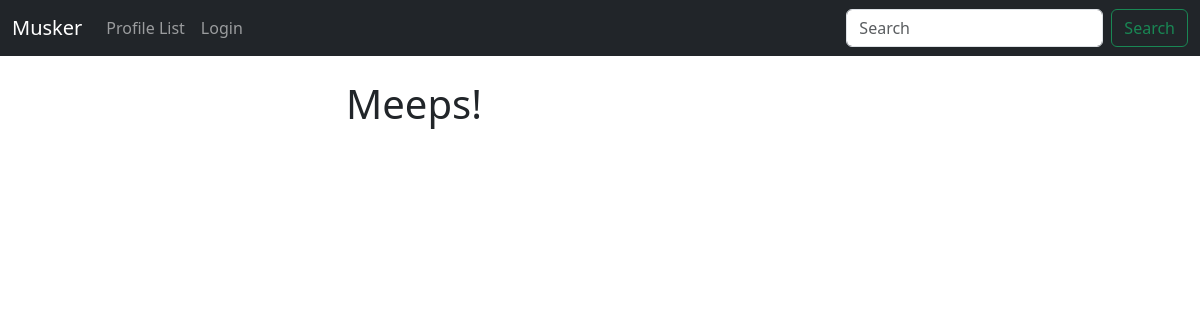
/, run on an earlier commit of the app's database.
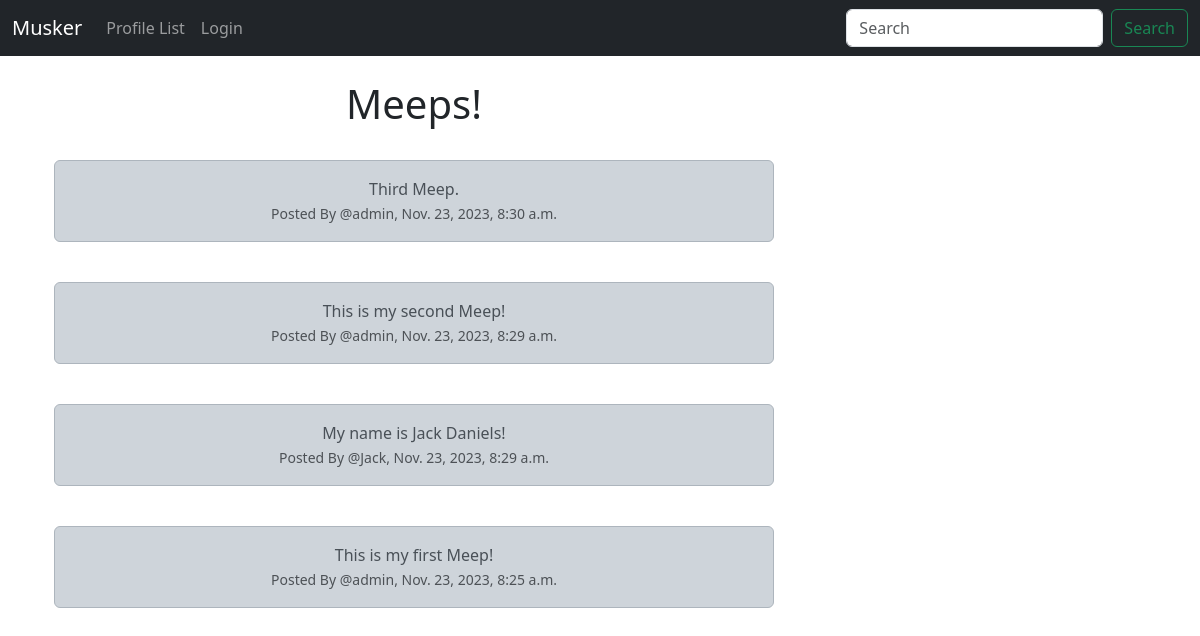
And on a later commit of the database.
### musker/models.py (models this page shows, shortened)
class Meep(models.Model):
    user = models.ForeignKey(User, related_name='meeps', on_delete=models.DO_NOTHING)
    body = models.CharField(max_length=200)
    created_at = models.DateTimeField(auto_now_add=True)

### musker/views.py (the view)
# urls.py: path('', views.home, name='home'),
def home(request):
    if request.user.is_authenticated:
        form = MeepForm(request.POST or None)
        if request.method == 'POST':
            if form.is_valid():
                meep = form.save(commit=False)
                meep.user = request.user
                meep.save()
                messages.success(request, 'Your Meep Has Been Posted!')
                return redirect('home')
        meeps = Meep.objects.all().order_by('-created_at')
        return render(request, 'home.html', {'meeps': meeps, 'form': form})
    else:
        meeps = Meep.objects.all().order_by('-created_at')
        return render(request, 'home.html', {'meeps': meeps})

### musker/templates/home.html (shortened to what this page needs)
{% extends 'base.html' %}
{% block content %}
<div class="container text-center">
    <div class="row">
        <div class="col-8">
    <h1>Meeps!</h1><br/>
    {% for meep in meeps %}
        <div class="alert alert-dark" role="alert">
            {{ meep.body }}
        <br/>
            <small class="text-muted">Posted By @{{ meep.user.username }}, {{ meep.created_at }}</small>
        </div><br/>
    {% endfor %}
</div>
<div class="col-4">
    <br/><br/><br/>
</div>
{% endblock %}

### musker/templates/base.html (shortened to what this page needs)
<!doctype html>
<html lang="en">
  <head>
    <link href="https://cdn.jsdelivr.net/npm/bootstrap@5.3.2/dist/css/bootstrap.min.css" rel="stylesheet">
  </head>
  <body>
    {% include 'navbar.html' %}
    <div class="container">
        <br/>
        {% block content %}
        {% endblock %}
    </div>
  </body>
</html>

### musker/templates/navbar.html (shortened to what this page needs)
<nav class="navbar navbar-expand-lg navbar-dark bg-dark">
    <div class="container-fluid">
      <a class="navbar-brand" href="{% url 'home' %}">Musker</a>
      <div class="collapse navbar-collapse" id="navbarSupportedContent">
        <ul class="navbar-nav me-auto mb-2 mb-lg-0">
          <li class="nav-item">
            <a class="nav-link" href="{% url 'profile_list' %}">Profile List</a>
          </li>
          {% if user.is_authenticated %}
            <li class="nav-item">
              <a class="nav-link" href="{% url 'profile' request.user.id %}">My Profile</a>
            </li>
            <li class="nav-item">
              <a class="nav-link" href="{% url 'logout' %}">Logout</a>
            </li>
          {% else %}
            <li class="nav-item">
              <a class="nav-link" href="{% url 'login' %}">Login</a>
            </li>
          {% endif %}
        </ul>
        <form class="d-flex" role="search">
          <input class="form-control me-2" type="search" placeholder="Search" aria-label="Search">
          <button class="btn btn-outline-success" type="submit">Search</button>
        </form>
      </div>
    </div>
  </nav>

What changed in the data, as far as the page shows it:
added Meep: body "Third Meep.", user.username "admin", created_at "Nov. 23, 2023, 8:30 a.m."
added Meep: body "This is my second Meep!", user.username "admin", created_at "Nov. 23, 2023, 8:29 a.m."
added Meep: body "My name is Jack Daniels!", user.username "Jack", created_at "Nov. 23, 2023, 8:29 a.m."
added Meep: body "This is my first Meep!", user.username "admin", created_at "Nov. 23, 2023, 8:25 a.m."
